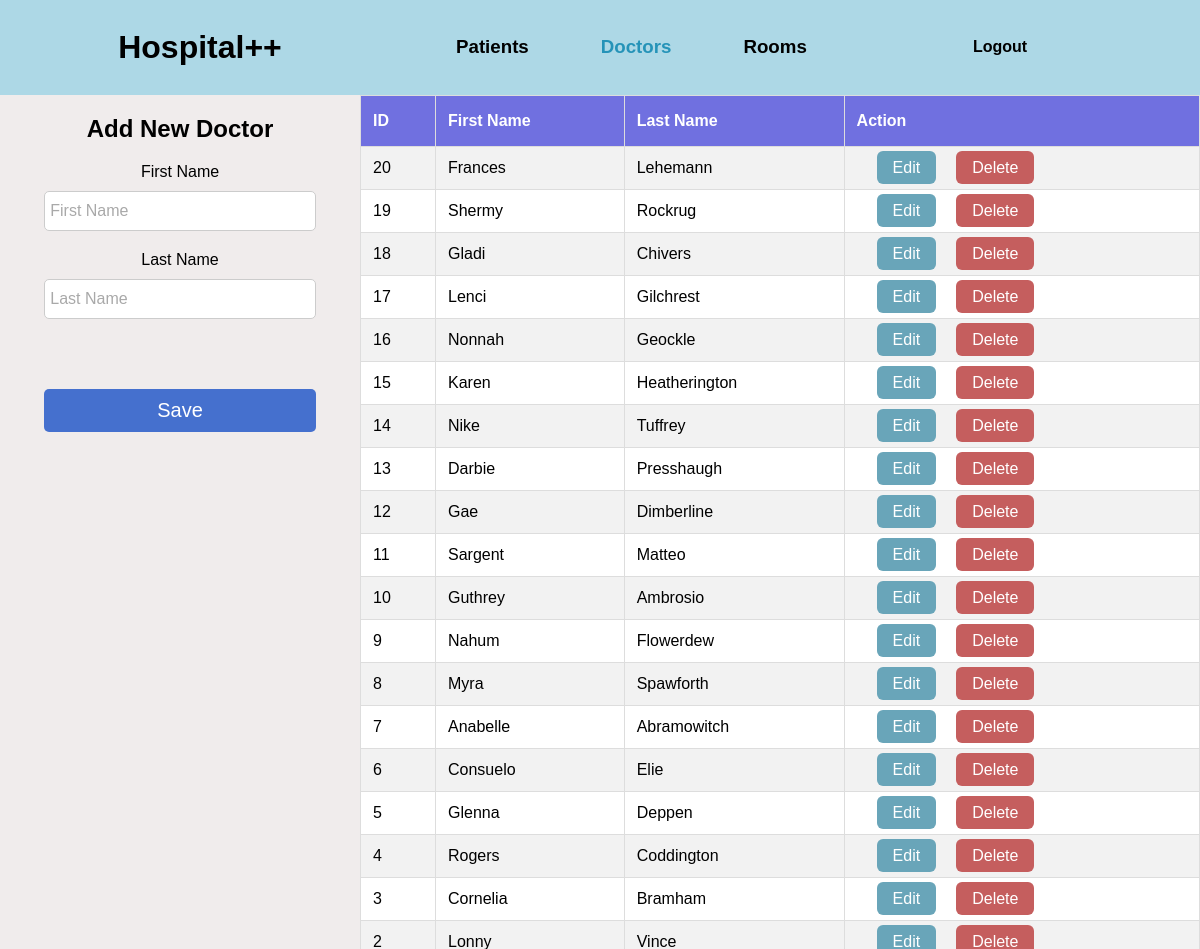
Page /HospitalSystem/doctors.php (signed in) on the committed database.
### tables this page shows
CREATE TABLE `doctor` (
  `id` int(11) NOT NULL,
  `first_name` varchar(40) NOT NULL,
  `last_name` varchar(40) NOT NULL
);

### HospitalSystem/doctors.php (the view, shortened to what this page needs)
<?php
  if (isset($_SESSION['user_id'])) {
    $fname = "";
    $lname = "";
    $update = false;
  } else {
      header("Location: login.php");
  }
?>
<html>
  <head>
    <link rel="stylesheet" type="text/css" href="css/main.css">
  </head>
  <body>
    <div class="header-menu">
      <div class="brand">
        <h1><a href="dashboard.php">Hospital++</a></h1>
      </div>
      <div class="options">
        <h3><a href="patients.php">Patients</a></h3>
        <h3><a href="doctors.php"><span class="current">Doctors</span></a></h3>
        <h3><a href="rooms.php">Rooms</a></h3>
      </div>
      <div class="logout">
        <h4><a href="logout.php">Logout</a></h4>
      </div>
    </div>
    <div class="main-content">
      <div class="bg-image-doctors bg-image"></div>
      <div class="content">
        <div class="form">
          <h2>Add New Doctor</h2>
          <form action="process_doctor.php" method="POST">
            <label>First Name</label>
            <input type="text" placeholder="First Name" name="fname" value="<?php print $fname ?>"><br>
            <label>Last Name</label><br>
            <input type="text" placeholder="Last Name" name="lname" value="<?php print $lname ?>"><br>
            <?php
              if ($update == false){
                print "<input type='submit' value='Save' name='save'>";
              }else{
                print "<input type='submit' value='Update' name='update'>";
              }
            ?>
          </form>
        </div>
        <div class="data">
          <table>
            <tr>
              <th>ID</th>
              <th>First Name</th>
              <th>Last Name</th>
              <th>Action</th>
            </tr>
            <?php
              $con = mysqli_connect("localhost", "root", "", "hospital_database");
              $sql = "SELECT * FROM doctor ORDER BY id DESC";
              $result = mysqli_query($con, $sql);
              $doctors = array();
              while($row = $result->fetch_assoc()){
                $doctors[] = $row;
              }
              for ($i = 0; $i < count($doctors); $i++){
                print "<tr>";
                print "<td>".$doctors[$i]["id"]."</td>";
                print "<td>".$doctors[$i]["first_name"]."</td>";
                print "<td>".$doctors[$i]["last_name"]."</td>";
                print "<td><a class='edit_btn' href='doctors.php?edit=".$doctors[$i]["id"]."'>Edit</a>";
                print "<a class='delete_btn' href='process_doctor.php?delete=".$doctors[$i]["id"]."'>Delete</a>";
                print "</td>";
                print "</tr>";
              }
            ?>
          </table>
        </div>
    </div>
  </body>
</html>

### HospitalSystem/css/main.css (style rules this page uses)
html, body { height: 100%; margin: 0; font-family: "Trebuchet MS", Arial, Helvetica, sans-serif; }
a { text-decoration: none; color: black; }
.header-menu { height: 10%; background-color: lightblue; display: flex; justify-content: space-around; align-items: center; }
.brand { width: 30%; text-align: center; }
.options { width: 30%; display: flex; justify-content: space-between; }
.options h3 { margin: 10%; }
.current { color: rgb(37, 147, 184); }
.logout { width: 30%; text-align: center; }
.main-content { height: 90%; position: relative; }
.bg-image, .boxes, .content { width: 100%; height: 100%; position: absolute; top: 0; left: 0; }
.bg-image { background-position: center; background-size: cover; filter: blur(8px); -webkit-filter: blur(8px); }
.content { z-index: 2; display: flex; justify-content: stretch; }
.form { background-color: rgb(240, 236, 236); width: 30%; text-align: center; }
.form input[type="text"] { background-color: rgb(255, 255, 255); border: 1px solid #ccc; border-radius: 5px; color: black; width: 90%; padding: 10px 5px 10px 5px; box-sizing: border-box; margin: 10px 0 20px 0; font-size: 16px; }
.form input[type="submit"] { background-color: rgb(69, 112, 206); color: white; width: 90%; padding: 10px; border: 0; border-radius: 5px; margin: 50px 0 100px 0; font-size: 20px; }
::placeholder { color: darkgrey; }
.data { background-color: rgb(255, 255, 255); width: 70%; overflow: scroll; }
.content form { display: inline-block; }
table { width: 100%; text-align: center; border: 1px solid black; border-collapse: collapse; }
td, th { border: 1px solid #ddd; padding: 12px; text-align: left; }
th { padding-top: 16px; padding-bottom: 16px; background-color: rgb(112, 112, 224); color: white; }
tr:nth-child(even) { background-color: #f2f2f2; }
.edit_btn { background-color: rgb(105, 165, 185); border-radius: 6px; color: white; padding: 8px 16px; margin: 0 20px; }
.delete_btn { background-color: rgb(197, 94, 94); border-radius: 6px; color: white; padding: 8px 16px; }

### rows in the picture
doctor: id "20", first_name "Frances", last_name "Lehemann"
doctor: id "19", first_name "Shermy", last_name "Rockrug"
doctor: id "18", first_name "Gladi", last_name "Chivers"
doctor: id "17", first_name "Lenci", last_name "Gilchrest"
doctor: id "16", first_name "Nonnah", last_name "Geockle"
doctor: id "15", first_name "Karen", last_name "Heatherington"
doctor: id "14", first_name "Nike", last_name "Tuffrey"
doctor: id "13", first_name "Darbie", last_name "Presshaugh"
doctor: id "12", first_name "Gae", last_name "Dimberline"
doctor: id "11", first_name "Sargent", last_name "Matteo"
doctor: id "10", first_name "Guthrey", last_name "Ambrosio"
doctor: id "9", first_name "Nahum", last_name "Flowerdew"
doctor: id "8", first_name "Myra", last_name "Spawforth"
doctor: id "7", first_name "Anabelle", last_name "Abramowitch"
doctor: id "6", first_name "Consuelo", last_name "Elie"
doctor: id "5", first_name "Glenna", last_name "Deppen"
doctor: id "4", first_name "Rogers", last_name "Coddington"
doctor: id "3", first_name "Cornelia", last_name "Bramham"
doctor: id "2", first_name "Lonny", last_name "Vince"
